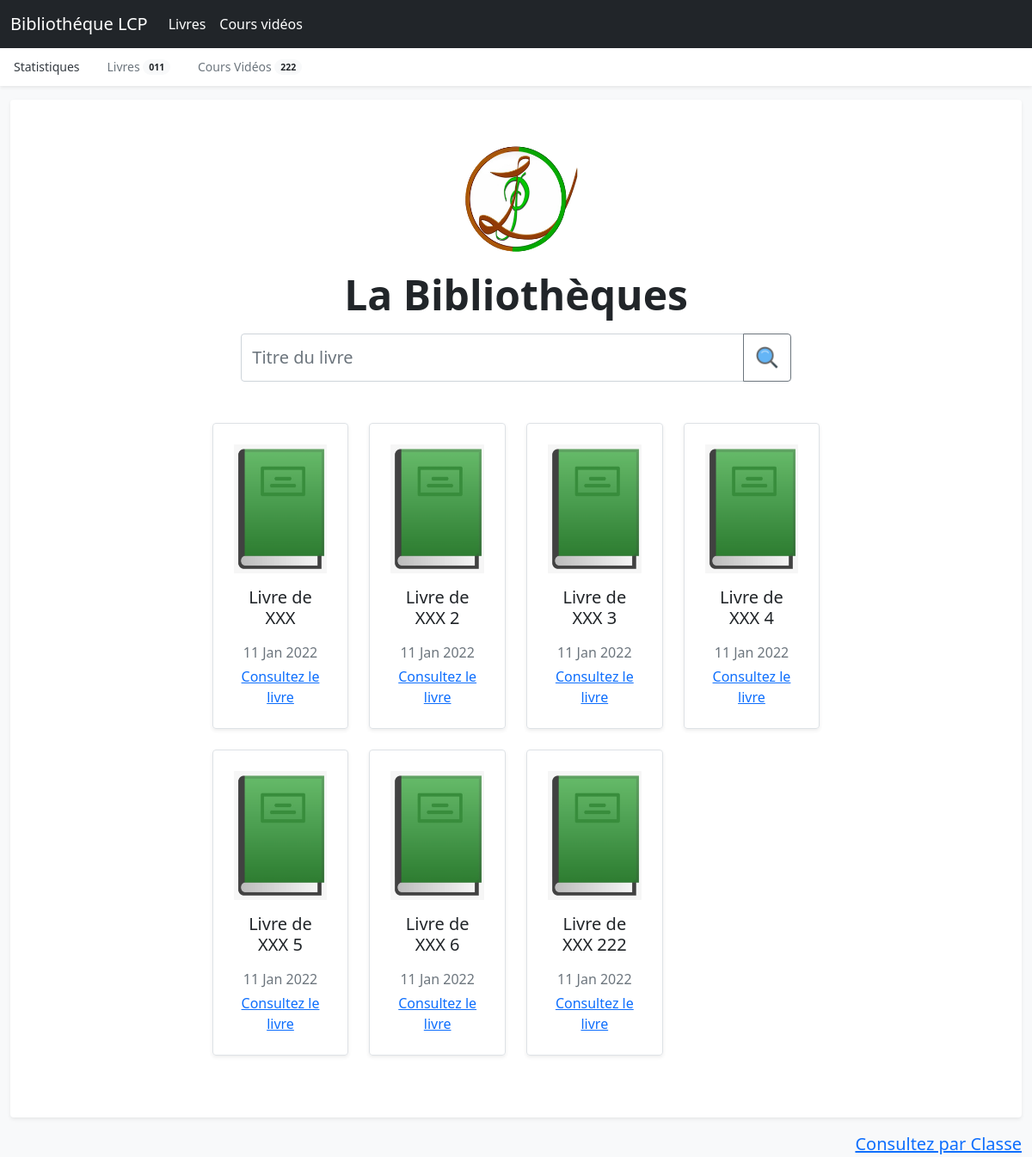
The page / on the database its author committed.
### biblio/models.py (models this page shows, shortened)
class Data(models.Model):
    CHOICES = (
        ('Seconde A', 'Seconde A'),
        ('Seconde S', 'Seconde S'),
        ('Permiere A', 'Premiere A'),
        ('Permiere S', 'Premiere S'),
        ('Terminale A', 'Terminale A'),
        ('Terminale S', 'Terminale S'),
    )
    titre = models.CharField(max_length=100, verbose_name="Titre", unique=True)
    description = models.TextField(verbose_name="Description", default="Aucune description", blank=True)
    date   = models.DateField(auto_now=True, verbose_name="Date de mise en ligne")
    date_up   = models.DateField(auto_now_add=True, verbose_name="Date de mise à jours")
    keydata = models.UUIDField(editable=False)
    classe = models.CharField(max_length=100, choices=CHOICES, verbose_name="Choisissez une classe")
    nombre_de_lecture = models.IntegerField(default=0, editable=False)
    class meta:
        abstract = True

class Ebook(Data):
    file = models.FileField(upload_to="Ebook/%d-%M-%Y", verbose_name="Fichier (PDF, EBOOK)")

class Data(models.Model):
    CHOICES = (
        ('Seconde A', 'Seconde A'),
        ('Seconde S', 'Seconde S'),
        ('Permiere A', 'Premiere A'),
        ('Permiere S', 'Premiere S'),
        ('Terminale A', 'Terminale A'),
        ('Terminale S', 'Terminale S'),
    )
    titre = models.CharField(max_length=100, verbose_name="Titre", unique=True)
    description = models.TextField(verbose_name="Description", default="Aucune description", blank=True)
    date   = models.DateField(auto_now=True, verbose_name="Date de mise en ligne")
    date_up   = models.DateField(auto_now_add=True, verbose_name="Date de mise à jours")
    keydata = models.UUIDField(editable=False)
    classe = models.CharField(max_length=100, choices=CHOICES, verbose_name="Choisissez une classe")
    nombre_de_lecture = models.IntegerField(default=0, editable=False)
    class meta:
        abstract = True

### biblio/views.py (the view, shortened to what this page needs)
# urls.py: path("", EbookView.as_view(), name='homepage'),
class EbookView(View):
    def get(self, request):
        donnee = Ebook.objects.all()[:12]
        return render(request, "pages/livres.html", {'data':donnee})

### templates/pages/livres.html (shortened to what this page needs)
{% extends 'base.html' %}
{% load static %}
{% block content %}
<div class="my-3 p-3 bg-body rounded shadow-sm">
    <div class="px-4 py-3 my-3 text-center">
      <img class="d-block mx-auto" src="{% static 'lcp_logo.png' %}" alt="" width="150" height="150">
      <h1 class="display-5 fw-bold mb-3">La Bibliothèques</h1>
      <div class="col-7 mx-auto mb-5">
          <form action="" method="POST">
              <div class="input-group">
                <input type="text" name="search" class="form-control" placeholder="Titre du livre" style="padding: .6em;font-size: 1.25rem;font-weight: 300;"  onblur="this.focus()" autofocus >
                <button class="btn btn-outline-secondary" type="submit">
                    <img src="{% static 'search.png' %}" alt="" height="30">
                </button>
              </div>
            </form>
        </div>
        <div class="col-md-8 row text-center mx-auto">
          {% if data.count < 3 %}
            {% for item in data %}
            <div class="col-md-3 d-inline-block mx-auto">
                <div class="row g-0 border rounded overflow-hidden flex-md-row mb-4 shadow-sm h-md-250 position-relative"
                style="max-width: 180px!important;">
                <div class="col p-4 d-flex flex-column position-static">
                    <img src="{% static 'icons/1.png' %}" height="150" alt="">
                    <h3 class="mb-0 lead py-3">{{item.titre}}</h3>
                    <div class="mb-1 text-muted">{{item.date|date:'d M Y'}}</div>
                    <a href="{% url 'detailsE' item.keydata %}" class="stretched-link">Consultez le livre</a>
                </div>
                <!-- <div class="col-auto d-none d-lg-block mx-auto">
                    <img src="{% static 'icons/1.png' %}" alt="">
                </div> -->
            </div>
        </div>
        {% endfor %}
        {% else %}
        {% for item in data %}
        <div class="col-md-3 d-inline-block">
            <div class="row g-0 border rounded overflow-hidden flex-md-row mb-4 shadow-sm h-md-250 position-relative"
            style="max-width: 180px!important;">
            <div class="col p-4 d-flex flex-column position-static">
                <img src="{% static 'icons/1.png' %}" height="150" alt="">
                <h3 class="mb-0 lead py-3">{{item.titre}}</h3>
                <div class="mb-1 text-muted">{{item.date|date:'d M Y'}}</div>
                <a href="{% url 'detailsE' item.keydata %}" class="stretched-link">Consultez le livre</a>
            </div>
        </div>
    </div>
    {% endfor %}
    {% endif %}
        </div>
      </div>
    </div>
    <small class="d-block text-end mt-3">
      <a href="{% url 'homepage' %}" class="lead">Consultez par Classe</a>
    </small>
{% endblock content %}

### statics/default.css (style rules this page uses)
html, body { overflow-x: hidden; }
body { padding-top: 56px; }
body { background-color: red !important; }

### rows shown on the page
Ebook: titre "Livre de XXX", date "11 Jan 2022"
Ebook: titre "Livre de XXX 2", date "11 Jan 2022"
Ebook: titre "Livre de XXX 3", date "11 Jan 2022"
Ebook: titre "Livre de XXX 4", date "11 Jan 2022"
Ebook: titre "Livre de XXX 5", date "11 Jan 2022"
Ebook: titre "Livre de XXX 6", date "11 Jan 2022"
Ebook: titre "Livre de XXX 222", date "11 Jan 2022"
